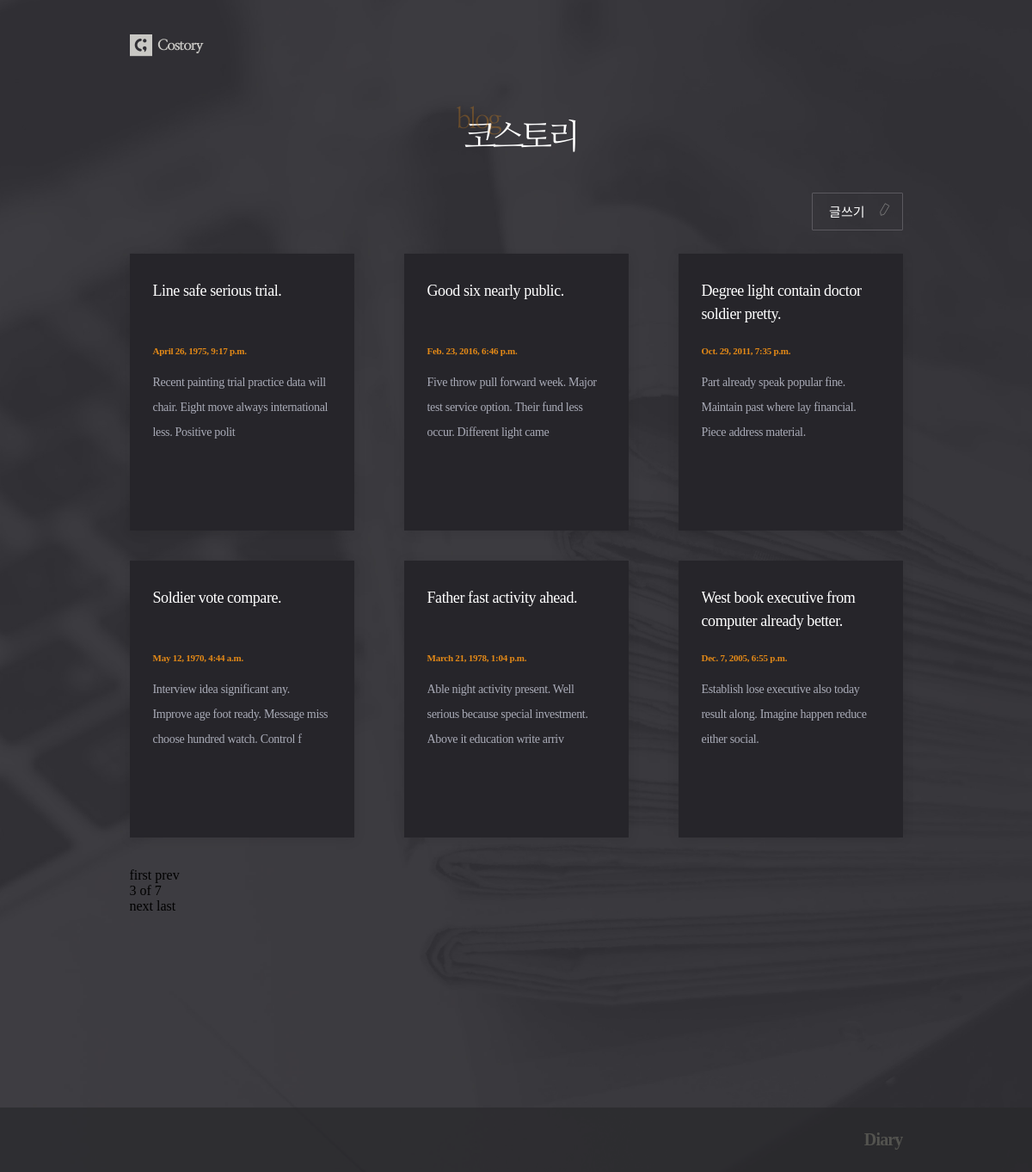
The page /posts/?page=3 on the database its author committed.
### posts/models.py (models this page shows, shortened)
class Post(models.Model):
    title = models.CharField(max_length=50, unique=True, error_messages={'unique': '이미 동일한 제목으로 쓴 글이 있습니다.'})
    content = models.TextField(validators=[MinLengthValidator(10, '10자 이상 적어주세요!'),
                                           validate_symbols])
    dt_created = models.DateTimeField(verbose_name='Date Created', auto_now_add=True)
    dt_modified = models.DateTimeField(verbose_name='Date Modified', auto_now=True)

### posts/views.py (the view)
# urls.py: path('posts/', views.post_list, name='post-list'),
def post_list(request):
    posts = Post.objects.all()
    paginator = Paginator(posts, 6)
    curr_page_number = request.GET.get('page')
    if curr_page_number is None:
        curr_page_number = 1
    page = paginator.page(curr_page_number)
    return render(request, 'posts/post_list.html', {'page': page})

### posts/templates/posts/post_list.html
{% extends 'posts/base.html' %}
{% load static %}
{% block css %}
    <link rel="stylesheet" href="{% static 'posts/css/post_list.css' %}">
{% endblock css %}
{% block logo_text %}
    <div id="header">
        <div class="container">
            <h1><img src="{% static 'posts/images/headertxt.png' %}"></h1>
        </div>
    </div>
{% endblock logo_text %}
{% block content %}
    <div class="btn_post">
        <a href="{% url 'post-create' %}">글쓰기</a>
    </div>
    {% if page.object_list %}
        <div class="post_container">
            {% for post in page.object_list %}
                <div class="post">
                    <a href="{% url 'post-detail' post.id %}">
                        <h2 class="title">{{ post.title }}</h2>
                        <p class="date">{{ post.dt_created }}</p>
                        <p class="text">{{ post.content|slice:":100" }}</p>
                    </a>
                </div>
            {% endfor %}
        </div>
        <div class="paginator">
            {% if page.has_previous %}
                <a href="?page=1" class="first">first</a>
                <a href="?page={{ page.previous_page_number }}" class="prev">prev</a>
                <span>
                    <p>{{ page.number }} of {{ page.paginator.num_pages }}</p>
                </span>
            {% endif %}
            {% if page.has_next %}
                <a href="?page={{ page.next_page_number }}" class="next">next</a>
                <a href="?page={{ page.paginator.num_pages }}" class="last">last</a>
            {% endif %}
        </div>
    {% else %}
        <div class="blank">
            <p>보여줄 글이 없습니다.</p>
        </div>
    {% endif %}
{% endblock content %}

### posts/static/posts/css/post_list.css (style rules this page uses)
* { font-family: 'Maple', NanumMyeongjo, serif; }
h1,h2,h3,p,a,ul,li { margin: 0; padding: 0; font-weight: 200; list-style: none; text-decoration: none; outline: none; color: black; }
html { position: relative; min-height: 100%; margin: 0; }
body { min-height: 100%; margin: 0; padding: 0; background: url(../images/bg.jpg) no-repeat center top/cover; -webkit-font-smoothing: antialiased; -moz-osx-font-smoothing: auto; }
img { margin: 0; padding: 0; border: 0; }
#header { margin: 23px 0 39px; }
.container { width: 899px; margin: 0 auto; }
h1 { text-align: center; }
h1 img { width: 139px; }
.btn_post { text-align: right; }
.btn_post a { display: inline-block; margin-bottom: 27px; padding: 10px 43px 11px 19px; font-size: 15px; color: #fff; border: 1px solid #5b595f; border-radius: 1px; background: url(../images/pen.svg)no-repeat 75px 11px/16px; }
.post_container { display: grid; margin-bottom: 35px; grid-template-columns: repeat(3,1fr); grid-auto-rows: minmax(322px, auto); grid-column-gap: 58px; grid-row-gap: 35px; }
.post { background: #26252a; padding: 30px 29px 40px 27px; box-shadow: 0 2px 14px 0 rgba(0, 0, 0, 0.09); }
.post h2 { height: 54px; font-size: 18px; color: #fff; line-height: 1.5; letter-spacing: -0.42px; overflow: hidden; text-overflow: ellipsis; display: -webkit-box; -webkit-line-clamp: 2; -webkit-box-orient: vertical; word-wrap:break-word; }
.post .date { margin: 23px 0 17px; font-size: 11px; font-weight: bold; color: #e38917; letter-spacing: -0.25px; }
.post .text { font-size: 14px; color: #a9abb7; line-height: 2.07; letter-spacing: -0.32px; overflow: hidden; text-overflow: ellipsis; display: -webkit-box; -webkit-line-clamp: 5; -webkit-box-orient: vertical; word-wrap:break-word; }

### rows shown on the page
Post: title "Line safe serious trial.", dt_created "April 26, 1975, 9:17 p.m.", content "Recent painting trial practice data will chair. Eight move always international less. Positive polit"
Post: title "Good six nearly public.", dt_created "Feb. 23, 2016, 6:46 p.m.", content "Five throw pull forward week. Major test service option. Their fund less occur. Different light came"
Post: title "Degree light contain doctor soldier pretty.", dt_created "Oct. 29, 2011, 7:35 p.m.", content "Part already speak popular fine. Maintain past where lay financial. Piece address material."
Post: title "Soldier vote compare.", dt_created "May 12, 1970, 4:44 a.m.", content "Interview idea significant any. Improve age foot ready. Message miss choose hundred watch. Control f"
Post: title "Father fast activity ahead.", dt_created "March 21, 1978, 1:04 p.m.", content "Able night activity present. Well serious because special investment. Above it education write arriv"
Post: title "West book executive from computer already better.", dt_created "Dec. 7, 2005, 6:55 p.m.", content "Establish lose executive also today result along. Imagine happen reduce either social."

### other values the page prints
{{ page.number }} "3"
{{ page.paginator.num_pages }} "7"
